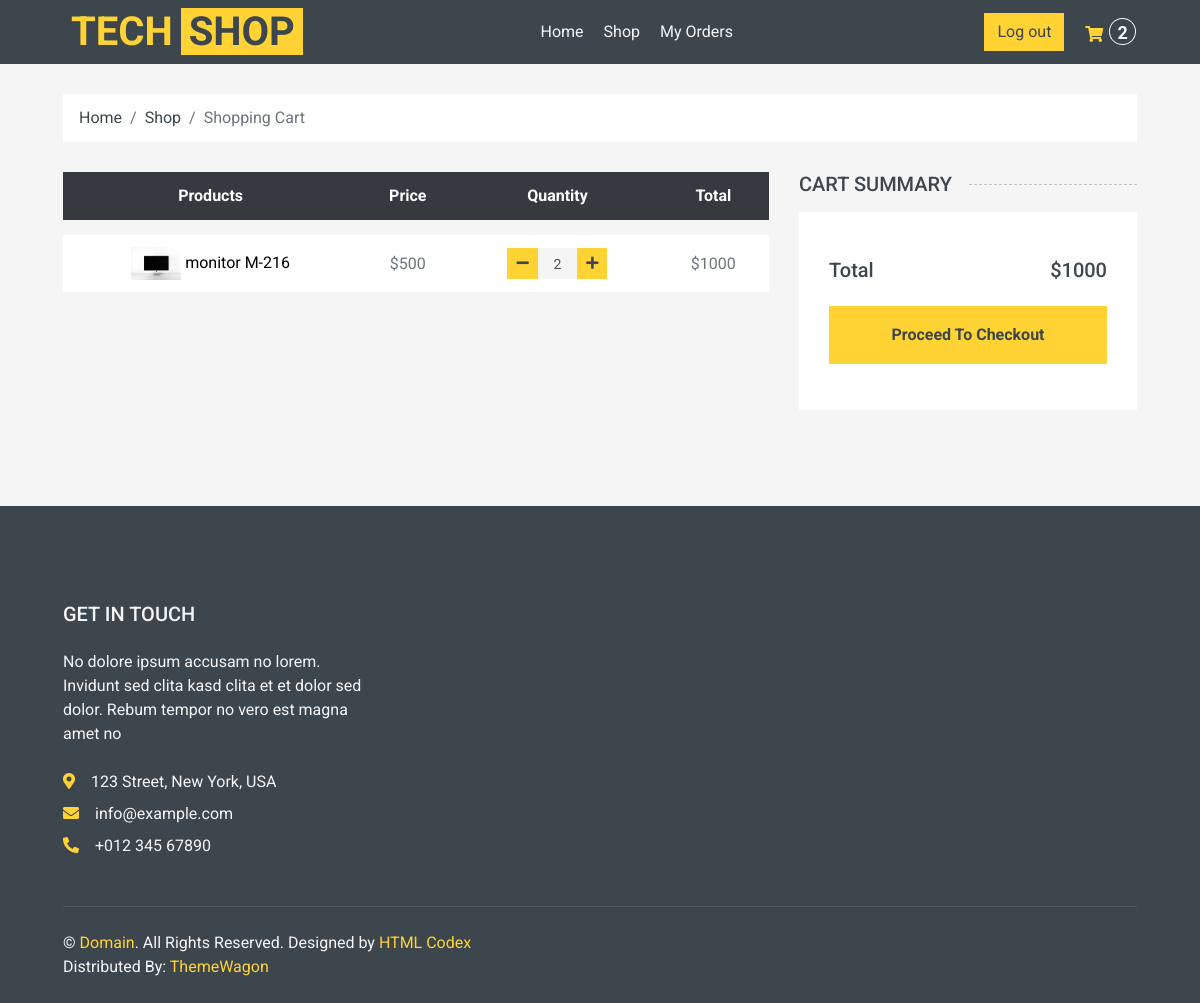
Before: /cart (signed in) with the older database file.
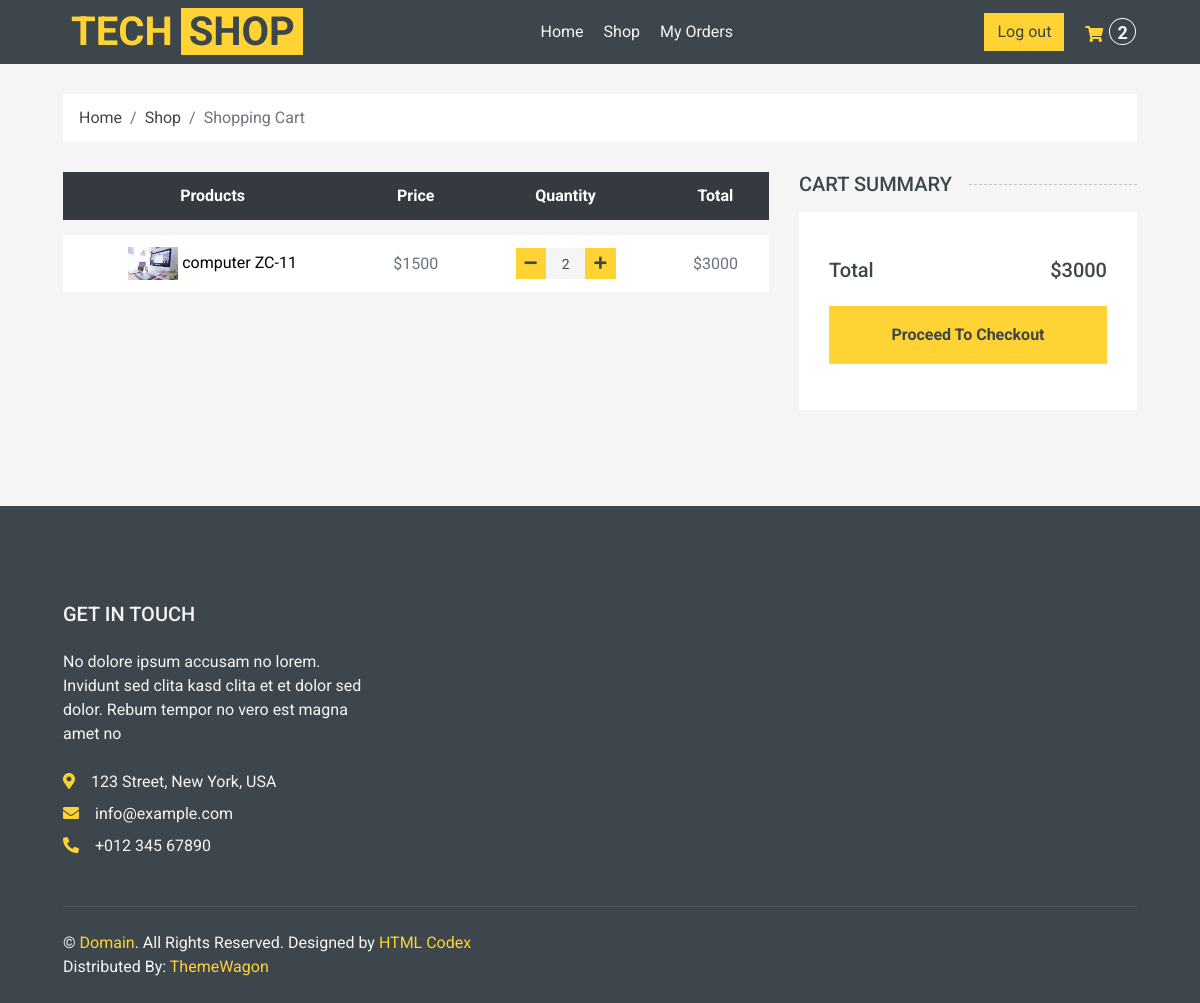
After: the same page with the newer database file.
### shop/models.py (models this page shows, shortened)
class OrderItem(models.Model):
    order = models.ForeignKey("Order", on_delete = models.CASCADE)
    product = models.ForeignKey("Product", null = True, blank = True, on_delete = models.CASCADE )
    quantity = models.IntegerField()
    date_added = models.DateTimeField(auto_now = True, null = True, blank = True)
    @property
    def total_item_price(self):
        return self.product.price * self.quantity

class Product(models.Model):
    CATEGORY = (
    ("Tech", "Tech"),
    ("New", "New"),
    ("Popular", "Popular"),
    )
    default_description = """
    Eos no lorem eirmod diam diam, eos elitr et gubergren diam sea. Consetetur vero aliquyam invidunt duo dolores et duo sit. Vero diam ea vero et dolore rebum, dolor rebum eirmod consetetur invidunt sed sed et, lorem duo et eos elitr, sadipscing kasd ipsum rebum diam. Dolore diam stet rebum sed tempor kasd eirmod. Takimata kasd ipsum accusam sadipscing, eos dolores sit no ut diam consetetur duo justo est, sit sanctus diam tempor aliquyam eirmod nonumy rebum dolor accusam, ipsum kasd eos consetetur at sit rebum, diam kasd invidunt tempor lorem, ipsum lorem elitr sanctus eirmod takimata dolor ea invidunt.

    Dolore magna est eirmod sanctus dolor, amet diam et eirmod et ipsum. Amet dolore tempor consetetur sed lorem dolor sit lorem tempor. Gubergren amet amet labore sadipscing clita clita diam clita. Sea amet et sed ipsum lorem elitr et, amet et labore voluptua sit rebum. Ea erat sed et diam takimata sed justo. Magna takimata justo et amet magna et.
    """
    name = models.CharField(verbose_name = "название продукта" , max_length = 100)
    price = models.IntegerField(null = True, blank = True)
    description = models.TextField(default = default_description, blank = True)
    rating = models.IntegerField(null = True, blank = True)
    pic = models.ImageField(upload_to = "shop/%Y/%m", null = True, blank = True, default = "default_picture.png")
    added_at = models.DateTimeField(verbose_name = "Data of appearance", auto_now_add = True, null = True)
    category = models.CharField(max_length = 100, choices = CATEGORY)
    slug = models.SlugField(blank = True)

### shop/views.py (the view)
# urls.py: path('cart', Shop.cart, name = "cart"),
    def cart(request):
        user = request.user
        if request.user.is_authenticated:
            crt, created = Order.objects.get_or_create(customer = user, status = "Cart")
        else:
            crt, created = Order.objects.get_or_create(customer = None, status = "Cart")
        order_items = crt.orderitem_set.all()
        ctx = {
        "order_items" : order_items,
        "crt_total_quantity": crt.order_total_quantity,
        "crt_total_price": crt.order_total_price,
        }
        return render(request,"cart.html",ctx)

### shop/models.py (called while the page is built)
    @property
    def order_total_price(self):
        return sum([item.total_item_price for item in self.orderitem_set.all()])

    @property
    def order_total_quantity(self):
        return sum([item.quantity for item in self.orderitem_set.all()])

### templates/cart.html (shortened to what this page needs)
{%extends "main.html"%}
{%load static%}
{%block cart%}
    <div class="container-fluid">
        <div class="row px-xl-5">
            <div class="col-12">
                <nav class="breadcrumb bg-light mb-30">
                    <a class="breadcrumb-item text-dark" href="{%url 'index'%}">Home</a>
                    <a class="breadcrumb-item text-dark" href="{%url 'shop'%}">Shop</a>
                    <span class="breadcrumb-item active">Shopping Cart</span>
                </nav>
            </div>
        </div>
    </div>
    <div class="container-fluid">
        <div class="row px-xl-5">
            <div class="col-lg-8 table-responsive mb-5">
                <table class="table table-light table-borderless table-hover text-center mb-0">
                    <thead class="thead-dark">
                        <tr>
                            <th>Products</th>
                            <th>Price</th>
                            <th>Quantity</th>
                            <th>Total</th>
                        </tr>
                    </thead>
                    <tbody class="align-middle">
                        {% for item in order_items%}
                        <tr data-product_id_item ={{item.product.id}} >
                            <td class="align-middle">
                              <img src="{{item.product.pic.url}}" alt="" style="width: 50px;">
                               <a href="{%url 'detail' item.product.slug %}" style = "color:black;">{{item.product.name}}</a>
                            </td>
                            <td class="align-middle">${{item.product.price}} </td>
                            <td class="align-middle">
                                <div class="input-group quantity mx-auto" style="width: 100px;">
                                    <div class="input-group-btn">
                                        <button class="btn btn-sm btn-primary btn-minus change_cart_btn"  data-product_id = "{{item.product.id}}" data-action = "remove">
                                        <i class="fa fa-minus"></i>
                                        </button>
                                    </div>
                                    <input data-product_id_quantity ={{item.product.id}} type="text" class="form-control form-control-sm bg-secondary border-0 text-center" value="{{item.quantity}}">
                                    <div class="input-group-btn">
                                        <button class="btn btn-sm btn-primary btn-plus change_cart_btn"  data-product_id = "{{item.product.id}}" data-action = "add">
                                            <i class="fa fa-plus"></i>
                                        </button>
                                    </div>
                                </div>
                            </td>
                            <td class="align-middle" data-product_id_price ={{item.product.id}} >${{item.total_item_price}}</td>
                        </tr>
                        {% endfor %}
                    </tbody>
                </table>
            </div>
            <div class="col-lg-4">
                <h5 class="section-title position-relative text-uppercase mb-3"><span class="bg-secondary pr-3">Cart Summary</span></h5>
                <div class="bg-light p-30 mb-5">
                    <div class="pt-2">
                        <div class="d-flex justify-content-between mt-2">
                            <h5>Total</h5>
                            <h5 class = "crt_total_price">${{crt_total_price}}</h5>
                        </div>
                        <a class="btn btn-block btn-primary font-weight-bold my-3 py-3 proceed_to_checkout" href = "{%url 'checkout'%}" >Proceed To Checkout</a>
                    </div>
                </div>
            </div>
        </div>
    </div>
{%endblock%}

### templates/main.html (shortened to what this page needs)
{%load static%}
<!DOCTYPE html>
<html lang="en">
<head>
    <link href="https://cdnjs.cloudflare.com/ajax/libs/font-awesome/5.10.0/css/all.min.css" rel="stylesheet">
    <link href="{%static 'lib/animate/animate.min.css'%}" rel="stylesheet">
    <link href="{%static 'lib/owlcarousel/assets/owl.carousel.min.css' %}" rel="stylesheet">
    <link href="{%static 'css/style.css' %}" rel="stylesheet">
</head>
<body>
    {% include 'include/navbar.html'%}
    {%block cart%} {%endblock%}
    {% include 'include/footer.html'%}
</body>
</html>

### templates/include/navbar.html (shortened to what this page needs)
<div class="container-fluid bg-dark mb-30">
    <div class="row px-xl-5">
        <div class="col-lg-3 d-none d-lg-block">
                <div  class="text-decoration-none" >
                    <div style = "margin-top:8px;">
                    <a href="{%url 'index'%}" class = "text-decoration-none" ><span class="h1 text-uppercase text-primary bg-dark px-2">Tech</span>
                    <span class="h1 text-uppercase text-dark bg-primary px-2 ml-n1">Shop</span></a>
                    </div>
                </div>
        </div>
        <div class="col-lg-9">
            <nav class="navbar navbar-expand-lg bg-dark navbar-dark py-3 py-lg-0 px-0">
                <div class="collapse navbar-collapse justify-content-between" id="navbarCollapse">
                    <div class="navbar-nav mr-auto py-0" style = "margin-left:24%;">
                        <a href="{% url 'index' %}" class="nav-item nav-link ">Home</a>
                        <a href="{% url 'shop' %}" class="nav-item nav-link">Shop</a>
                        <a href="{% url 'my_orders' %}" class="nav-item nav-link">My Orders</a>
                    </div>
                    <div class="navbar-nav ml-auto py-0 d-none d-lg-block">
                      {% if user.is_authenticated%}
                      <a href = "{%url 'logout_view' %}"  class = "btn btn-primary" name="button">Log out</a>
                      {%else%}
                      <a href = "{%url 'login_view' %}" type="button" class = "btn btn-primary" name="button">Login</a>
                      {%endif%}
                        <a href="{% url 'cart'%}" class="btn px-0 ml-3">
                            <i class="fas fa-shopping-cart text-primary"></i>
                      <h4 style = " margin-left: 2px; display:inline;"><span class="badge text-secondary border border-secondary rounded-circle total_amount" style="padding-bottom: 2px;"> {{crt_total_quantity}} </span></h4>
                        </a>
                    </div>
                </div>
            </nav>
        </div>
    </div>
</div>

### templates/include/footer.html
<div class="container-fluid bg-dark text-secondary mt-5 pt-5">
    <div class="row px-xl-5 pt-5">
         <div class="col-lg-4 col-md-12 mb-5 pr-3 pr-xl-5">
            <h5 class="text-secondary text-uppercase mb-4">Get In Touch</h5>
            <p class="mb-4">No dolore ipsum accusam no lorem. Invidunt sed clita kasd clita et et dolor sed dolor. Rebum tempor no vero est magna amet no</p>
            <p class="mb-2"><i class="fa fa-map-marker-alt text-primary mr-3"></i>123 Street, New York, USA</p>
            <p class="mb-2"><i class="fa fa-envelope text-primary mr-3"></i>info@example.com</p>
            <p class="mb-0"><i class="fa fa-phone-alt text-primary mr-3"></i>+012 345 67890</p>
        </div>
    </div>
    <div class="row border-top mx-xl-5 py-4" style="border-color: rgba(256, 256, 256, .1) !important;">
        <div class="col-md-6 px-xl-0">
            <p class="mb-md-0 text-center text-md-left text-secondary">
                &copy; <a class="text-primary" href="#">Domain</a>. All Rights Reserved. Designed
                by
                <a class="text-primary" href="https://htmlcodex.com">HTML Codex</a>
                <br>Distributed By: <a href="https://themewagon.com" target="_blank">ThemeWagon</a>
            </p>
        </div>
    </div>
</div>

Changed rows visible on the page:
no longer on this page (row unchanged): OrderItem: product.pic (picture), product.name "monitor M-216", product.price "500", quantity "2", total_item_price "1000"
added OrderItem: product.pic (picture), product.name "computer ZC-11", product.price "1500", quantity "2", total_item_price "3000"
Other visible differences:
{{ crt_total_price }}: "1000" → "3000"
